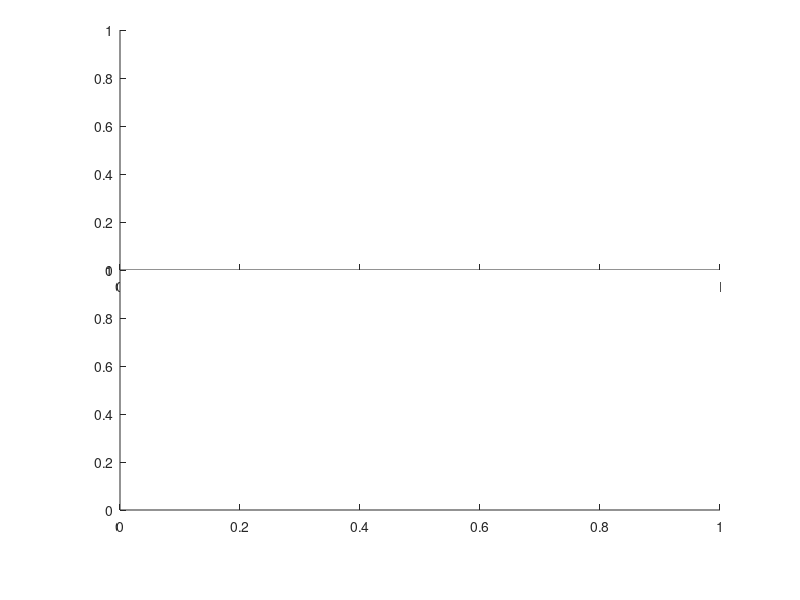

The MATLAB source for this figure: (Note: this script raises an error after producing the figure.)
%% Latest format - rrect
addpath('..\')

fig = figure('Units','normalized', 'Position',[.1,.2,.7,.6]);
axT = axes('Parent',fig, 'Position',[.15, .55, .75, .4]);
axB = axes('Parent',fig, 'Position',[.15, .15, .75, .4]);

% Define column group assignment (定义列分组标签)
group = [1,1,1,1,1,1,1,1, 2,2,2,2,2,2,2,2];
% Row and column names (行列名称)
rowName = {'RL-SL','RL2SSX','RL3XX-DYH','RL4GTXYKN'};
colName = {'CLAS','CLALXXX','CLAA','CLAN','CLAD','CLAA2', ...
           'CLBS','CLBLXYZT','CLBACLASS','CLBNMNSZ', ...
           'CLCS','CLCL','CLCA','CLCN-5126','CLCD-C-131','CLCA2-C-137'};
DataT = rand([4, 16]) - .5;
DataB = rand([4, 16]) - .5;

% Top heatmap (上方热图)
SHM_T = SHeatmap(axT, DataT, 'Format','rrect', 'ColGroup',group, 'GroupLabelOffset',.5);
SHM_T.draw()
SHM_T.setType('row')
SHM_T.setFrame('Visible','off')
SHM_T.setRowName(rowName)
SHM_T.setColGroupName({'Group-L', 'Group-R'})
SHM_T.setColGroupLabelLocation('top')
cmapT = interp1([0,.5,1], [60,81,91; 255,255,255; 79,148,204]./255, linspace(0,1,32));
colormap(axT, cmapT)

% Bottom heatmap (下方热图)
SHM_B = SHeatmap(axB, DataB, 'Format','rrect', 'ColGroup',group);
SHM_B.draw()
SHM_B.setFrame('Visible','off')
SHM_B.setColName(colName)
SHM_B.setRowName(rowName)
cmapB = interp1([0,.5,1], [173,208,53; 255,255,255; 252,137,180]./255, linspace(0,1,32));
colormap(axB, cmapB)

% Synchronize axes and colorbar positions (同步坐标轴和颜色条位置)
SHM_T.ax.YLim = SHM_B.ax.YLim;
SHM_T.Colorbar.Position = [.92, .585, .02, .34];
SHM_B.Colorbar.Position = [.92, .185, .02, .34];
